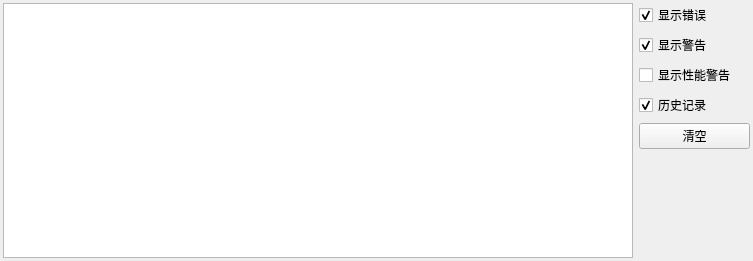
<?xml version="1.0" encoding="UTF-8"?>
<ui version="4.0">
 <class>LogPanel</class>
 <widget class="QDockWidget" name="LogPanel">
  <property name="geometry">
   <rect>
    <x>0</x>
    <y>0</y>
    <width>753</width>
    <height>261</height>
   </rect>
  </property>
  <property name="windowTitle">
   <string>Log</string>
  </property>
  <widget class="QWidget" name="dockWidgetContents">
   <layout class="QHBoxLayout" name="horizontalLayout">
    <property name="leftMargin">
     <number>3</number>
    </property>
    <property name="topMargin">
     <number>3</number>
    </property>
    <property name="rightMargin">
     <number>3</number>
    </property>
    <property name="bottomMargin">
     <number>3</number>
    </property>
    <item>
     <widget class="QListWidget" name="m_logList"/>
    </item>
    <item>
     <layout class="QVBoxLayout" name="verticalLayout">
      <item>
       <widget class="QCheckBox" name="checkBox_2">
        <property name="text">
         <string>显示错误</string>
        </property>
        <property name="checked">
         <bool>true</bool>
        </property>
       </widget>
      </item>
      <item>
       <widget class="QCheckBox" name="checkBox">
        <property name="text">
         <string>显示警告</string>
        </property>
        <property name="checked">
         <bool>true</bool>
        </property>
       </widget>
      </item>
      <item>
       <widget class="QCheckBox" name="checkBox_3">
        <property name="text">
         <string>显示性能警告    </string>
        </property>
       </widget>
      </item>
      <item>
       <widget class="QCheckBox" name="checkBox_4">
        <property name="text">
         <string>历史记录</string>
        </property>
        <property name="checked">
         <bool>true</bool>
        </property>
       </widget>
      </item>
      <item>
       <widget class="QPushButton" name="m_clear">
        <property name="text">
         <string>清空</string>
        </property>
       </widget>
      </item>
      <item>
       <spacer name="verticalSpacer">
        <property name="orientation">
         <enum>Qt::Vertical</enum>
        </property>
        <property name="sizeHint" stdset="0">
         <size>
          <width>20</width>
          <height>40</height>
         </size>
        </property>
       </spacer>
      </item>
     </layout>
    </item>
   </layout>
  </widget>
 </widget>
 <resources/>
 <connections/>
</ui>
